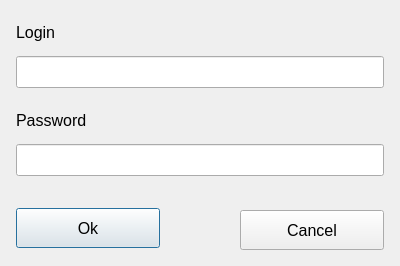
<?xml version="1.0" encoding="UTF-8"?>
<ui version="4.0">
 <class>PasswdWindow</class>
 <widget class="QDialog" name="PasswdWindow">
  <property name="geometry">
   <rect>
    <x>0</x>
    <y>0</y>
    <width>400</width>
    <height>266</height>
   </rect>
  </property>
  <property name="sizePolicy">
   <sizepolicy hsizetype="Fixed" vsizetype="Fixed">
    <horstretch>0</horstretch>
    <verstretch>0</verstretch>
   </sizepolicy>
  </property>
  <property name="minimumSize">
   <size>
    <width>400</width>
    <height>266</height>
   </size>
  </property>
  <property name="maximumSize">
   <size>
    <width>400</width>
    <height>266</height>
   </size>
  </property>
  <property name="windowTitle">
   <string>Dialog</string>
  </property>
  <widget class="QLineEdit" name="leFirst">
   <property name="geometry">
    <rect>
     <x>16</x>
     <y>56</y>
     <width>368</width>
     <height>32</height>
    </rect>
   </property>
   <property name="sizePolicy">
    <sizepolicy hsizetype="Fixed" vsizetype="Fixed">
     <horstretch>0</horstretch>
     <verstretch>0</verstretch>
    </sizepolicy>
   </property>
   <property name="minimumSize">
    <size>
     <width>368</width>
     <height>32</height>
    </size>
   </property>
   <property name="maximumSize">
    <size>
     <width>368</width>
     <height>32</height>
    </size>
   </property>
   <property name="font">
    <font>
     <pointsize>12</pointsize>
    </font>
   </property>
  </widget>
  <widget class="QLineEdit" name="leSecond">
   <property name="geometry">
    <rect>
     <x>16</x>
     <y>144</y>
     <width>368</width>
     <height>32</height>
    </rect>
   </property>
   <property name="sizePolicy">
    <sizepolicy hsizetype="Fixed" vsizetype="Fixed">
     <horstretch>0</horstretch>
     <verstretch>0</verstretch>
    </sizepolicy>
   </property>
   <property name="minimumSize">
    <size>
     <width>368</width>
     <height>32</height>
    </size>
   </property>
   <property name="maximumSize">
    <size>
     <width>368</width>
     <height>32</height>
    </size>
   </property>
   <property name="font">
    <font>
     <pointsize>12</pointsize>
    </font>
   </property>
  </widget>
  <widget class="QPushButton" name="pbOk">
   <property name="geometry">
    <rect>
     <x>16</x>
     <y>208</y>
     <width>144</width>
     <height>40</height>
    </rect>
   </property>
   <property name="sizePolicy">
    <sizepolicy hsizetype="Fixed" vsizetype="Fixed">
     <horstretch>0</horstretch>
     <verstretch>0</verstretch>
    </sizepolicy>
   </property>
   <property name="minimumSize">
    <size>
     <width>144</width>
     <height>40</height>
    </size>
   </property>
   <property name="maximumSize">
    <size>
     <width>144</width>
     <height>40</height>
    </size>
   </property>
   <property name="font">
    <font>
     <pointsize>12</pointsize>
    </font>
   </property>
   <property name="text">
    <string>Ok</string>
   </property>
  </widget>
  <widget class="QPushButton" name="pbCancel">
   <property name="geometry">
    <rect>
     <x>240</x>
     <y>210</y>
     <width>144</width>
     <height>40</height>
    </rect>
   </property>
   <property name="sizePolicy">
    <sizepolicy hsizetype="Fixed" vsizetype="Fixed">
     <horstretch>0</horstretch>
     <verstretch>0</verstretch>
    </sizepolicy>
   </property>
   <property name="minimumSize">
    <size>
     <width>144</width>
     <height>40</height>
    </size>
   </property>
   <property name="maximumSize">
    <size>
     <width>144</width>
     <height>40</height>
    </size>
   </property>
   <property name="font">
    <font>
     <pointsize>12</pointsize>
    </font>
   </property>
   <property name="text">
    <string>Cancel</string>
   </property>
  </widget>
  <widget class="QLabel" name="labelFirst">
   <property name="geometry">
    <rect>
     <x>16</x>
     <y>16</y>
     <width>368</width>
     <height>32</height>
    </rect>
   </property>
   <property name="sizePolicy">
    <sizepolicy hsizetype="Fixed" vsizetype="Fixed">
     <horstretch>0</horstretch>
     <verstretch>0</verstretch>
    </sizepolicy>
   </property>
   <property name="minimumSize">
    <size>
     <width>368</width>
     <height>32</height>
    </size>
   </property>
   <property name="maximumSize">
    <size>
     <width>368</width>
     <height>32</height>
    </size>
   </property>
   <property name="font">
    <font>
     <pointsize>12</pointsize>
    </font>
   </property>
   <property name="text">
    <string>Login</string>
   </property>
  </widget>
  <widget class="QLabel" name="labelSecond">
   <property name="geometry">
    <rect>
     <x>16</x>
     <y>104</y>
     <width>368</width>
     <height>32</height>
    </rect>
   </property>
   <property name="sizePolicy">
    <sizepolicy hsizetype="Fixed" vsizetype="Fixed">
     <horstretch>0</horstretch>
     <verstretch>0</verstretch>
    </sizepolicy>
   </property>
   <property name="minimumSize">
    <size>
     <width>368</width>
     <height>32</height>
    </size>
   </property>
   <property name="maximumSize">
    <size>
     <width>368</width>
     <height>32</height>
    </size>
   </property>
   <property name="font">
    <font>
     <pointsize>12</pointsize>
    </font>
   </property>
   <property name="text">
    <string>Password</string>
   </property>
  </widget>
 </widget>
 <resources/>
 <connections/>
</ui>
